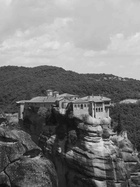
%> input picture lab2/meteora_gray.jpg, 140 x 187 px, shrunk from 1000 x 1334 before the run
$ octave lab2.m   (GNU Octave 9; MATLAB toolbox functions it lacks are replaced by stand-ins)
%> lines starting %> are read from the running program, lines starting %| are printed output that depends on the picture
% CLARENCE CHEE KANG HUI

clc
close all
clearvars

FNames = {
    'meteora_gray.jpg';
    'penang_hill_gray.jpg';
    'foggy_carpark_gray.jpg';
};

enable_task_2 = true;

for p = 1 : size(FNames)
    figH = figure;

    pic = imread(FNames{p});
%> pic is the input picture: size 187x140 uint8; min 10, max 232, mean 124.4
    if enable_task_2
        pic = pic(round(size(pic, 1) / 2):end, :); % crop top halves away
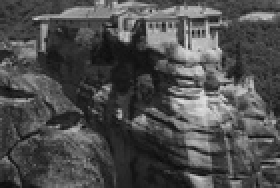
%> pic: size 94x140 uint8 (shown 2 times larger); min 10, max 225, mean 77.3
    end

    [hPic, h_before, h_after, c_before, c_after] = my_hist_eq(pic, 256);
%> after the loop in my_hist_eq, `for r = 1 : rows`: h_before = 256 values, max 177 at index 37, min 0 at index 1, mean 51.41
%> in my_cummulate, `out = arr;`: out has the same summary as h_before in my_hist_eq
%> after the loop in my_cummulate, `for i = 2 : length(arr)`: out = 256 values from 0 to 13160
%> after the loop in my_hist_eq, `for r = 1 : rows`:
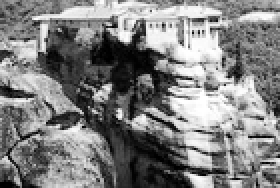
%> hPic: size 94x140 double (shown 2 times larger); min 0, max 255, mean 128.5
%> after the loop in my_hist_eq, `for r = 1 : rows`: h_after = 256 values, max 177 at index 43, min 0 at index 5, mean 51.41
%> in my_hist_eq, `c_after = my_cummulate(h_after);`: c_after = 256 values from 33 to 13160
%> c_before = 256 values from 0 to 13160; c_after = 256 values from 33 to 13160

    subplot(3,2,1), imshow(pic, [0 255]);
    title('original image');
    subplot(3,2,2), imshow(hPic, [0 255]);
    title('hist equalized image');
    subplot(3,2,3), plot(h_before);
    title('original histogram');
    subplot(3,2,4), plot(h_after);
    title('equalized hist');
    subplot(3,2,5), plot(c_before);
    title('original cumu hist');
    subplot(3,2,6), plot(c_after);
    title('equalized cumu hist');
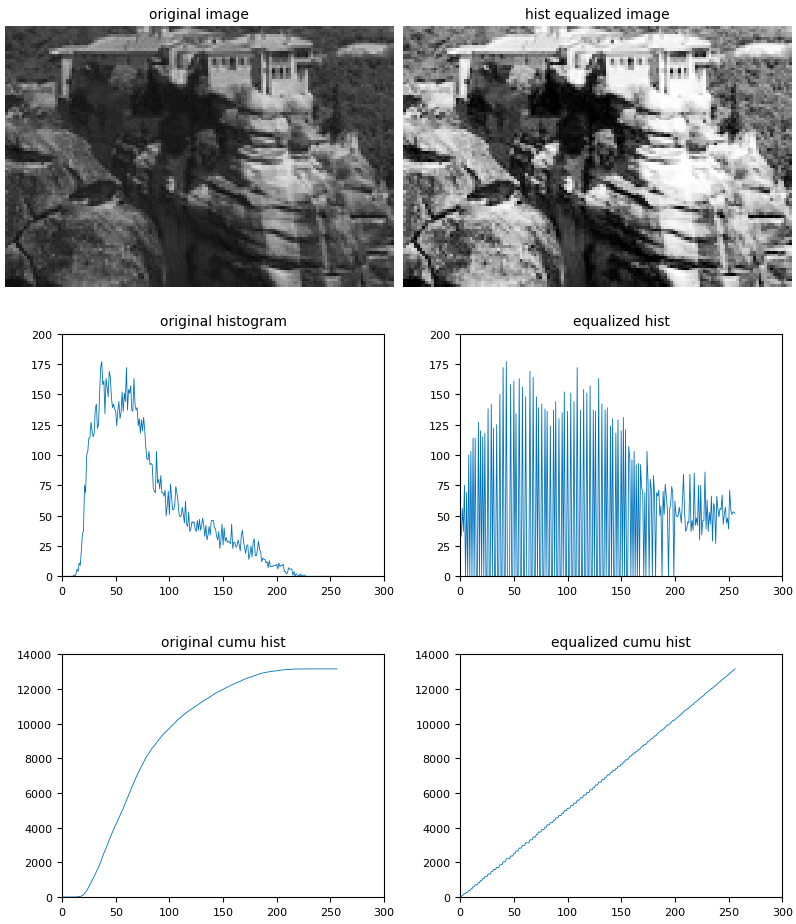
%> figure redrawn from the program's plot data, 6 panels

    baseName = FNames{p}(1:find(FNames{p}=='.')-1);
    extension = '_histogram_eq_results';
    if enable_task_2
        extension = strcat(extension, '_task_2.jpg');
    else
        extension = strcat(extension, '.jpg');
    end

    figName = strcat(baseName, extension);
    print(figH, '-djpeg', figName);
end
%> pass 2 of the loop `for p = 1 : size(FNames)`:
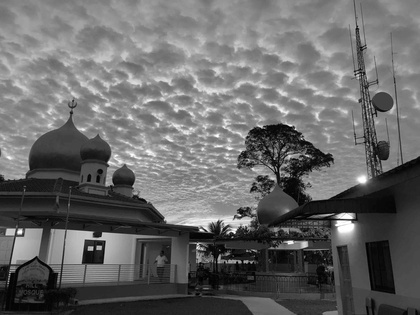
%> input picture lab2/penang_hill_gray.jpg, 420 x 315 px, shrunk from 3000 x 2250 before the run
%> pic is the input picture: size 315x420 uint8; min 0, max 255, mean 104.4
%> pic: size 158x420 uint8
%> after the loop in my_hist_eq (call 2), `for r = 1 : rows`: h_before = 256 values, max 995 at index 42, min 0 at index 256, mean 259.2
%> in my_hist_eq (call 2), `c_before = my_cummulate(h_before);`: c_before = 256 values from 61 to 66360
%> after the loop in my_hist_eq (call 2), `for r = 1 : rows`:
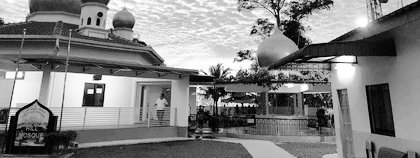
%> hPic: size 158x420 double; min 0, max 255, mean 128.5
%> after the loop in my_hist_eq (call 2), `for r = 1 : rows`: h_after = 256 values, max 995 at index 96, min 0 at index 3, mean 259.2
%> in my_hist_eq (call 2), `c_after = my_cummulate(h_after);`: c_after = 256 values from 183 to 66360
%> `[hPic, h_before, h_after, c_before, c_after] = my_hist_eq(pic, 256);`: c_before = 256 values from 61 to 66360; c_after = 256 values from 183 to 66360
%> `title('equalized cumu hist');`:
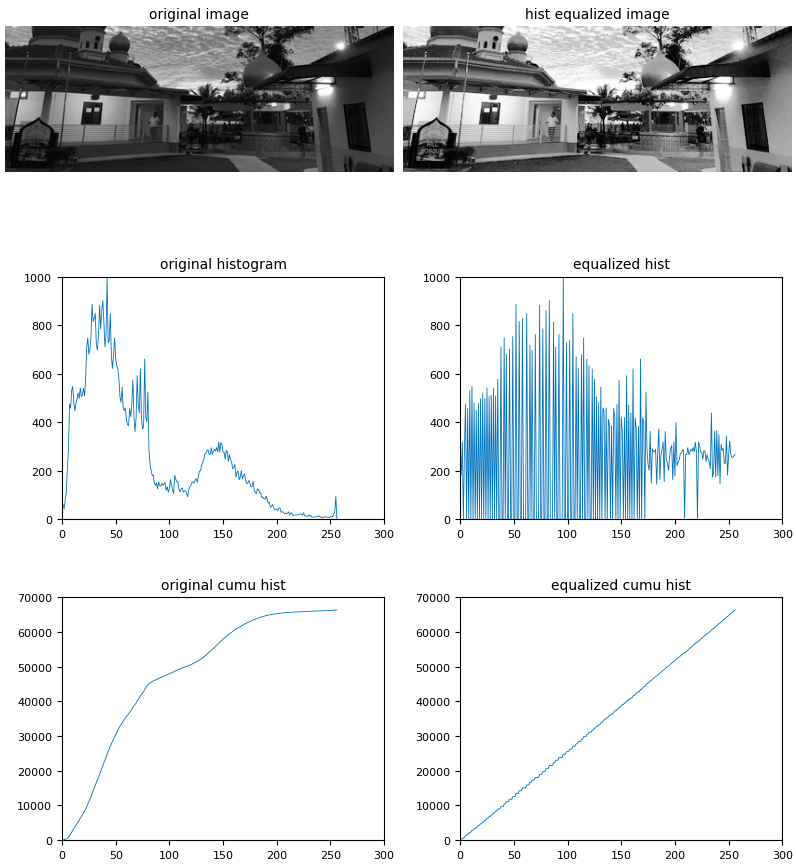
%> figure redrawn from the program's plot data, 6 panels
%> pass 3 of the loop `for p = 1 : size(FNames)`:
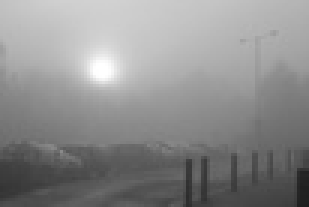
%> input picture lab2/foggy_carpark_gray.jpg, 103 x 69 px, shrunk from 736 x 490 before the run (shown 3 times larger)
%> pic is the input picture: size 69x103 uint8; min 30, max 255, mean 141
%> pic: size 35x103 uint8
%> after the loop in my_hist_eq (call 3), `for r = 1 : rows`: h_before = 256 values, max 63 at index 92, min 0 at index 1, mean 14.08
%> in my_hist_eq (call 3), `c_before = my_cummulate(h_before);`: c_before = 256 values from 0 to 3605
%> after the loop in my_hist_eq (call 3), `for r = 1 : rows`:
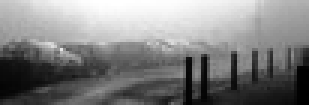
%> hPic: size 35x103 double (shown 3 times larger); min 0, max 255, mean 128.9
%> after the loop in my_hist_eq (call 3), `for r = 1 : rows`: h_after = 256 values, max 63 at index 101, min 0 at index 14, mean 14.08
%> in my_hist_eq (call 3), `c_after = my_cummulate(h_after);`: c_after = 256 values from 5 to 3605
%> `[hPic, h_before, h_after, c_before, c_after] = my_hist_eq(pic, 256);`: c_before = 256 values from 0 to 3605; c_after = 256 values from 5 to 3605
%> `title('equalized cumu hist');`:
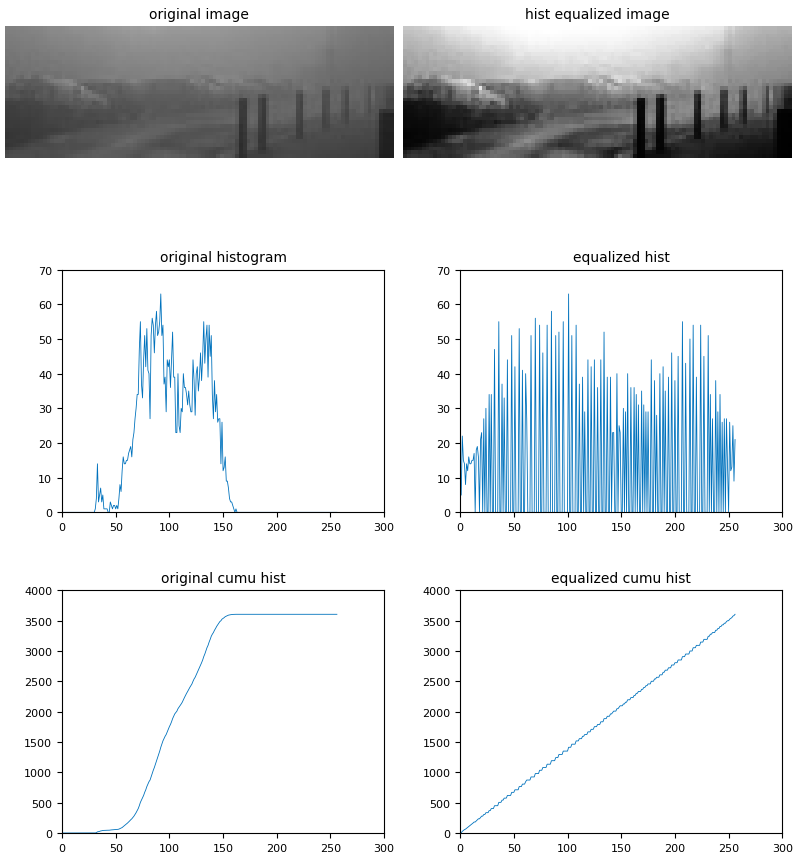
%> figure redrawn from the program's plot data, 6 panels

% performs a histogram equalization on `im`
function [hPic, h_before, h_after, c_before, c_after] = my_hist_eq(im, bins)

[rows, cols] = size(im);
num_pix = rows * cols;

h_before = zeros(bins, 1);

% generating histogram
for r = 1 : rows
    for c = 1 : cols
        grayscale = im(r, c);
        h_before(grayscale + 1) = h_before(grayscale + 1) + 1;
    end
end

c_before = my_cummulate(h_before); % cummulative histogram
interval = num_pix / bins; % no. pix per bucket

hPic = zeros(rows, cols);
h_after = zeros(bins, 1);

% re-mapping intensities to buckets
for r = 1 : rows
    for c = 1 : cols
        h_grayscale = ceil(c_before(im(r, c) + 1) / interval) - 1;
        hPic(r, c) = h_grayscale;
        % generating new histogram
        h_after(h_grayscale + 1) = h_after(h_grayscale + 1) + 1;
    end
end

c_after = my_cummulate(h_after); % new cummulative histogram

end

% a helper function to create a cummulative sum array
function out = my_cummulate(arr)
out = arr;
for i = 2 : length(arr)
    out(i) = out(i - 1) + arr(i);
end
end
